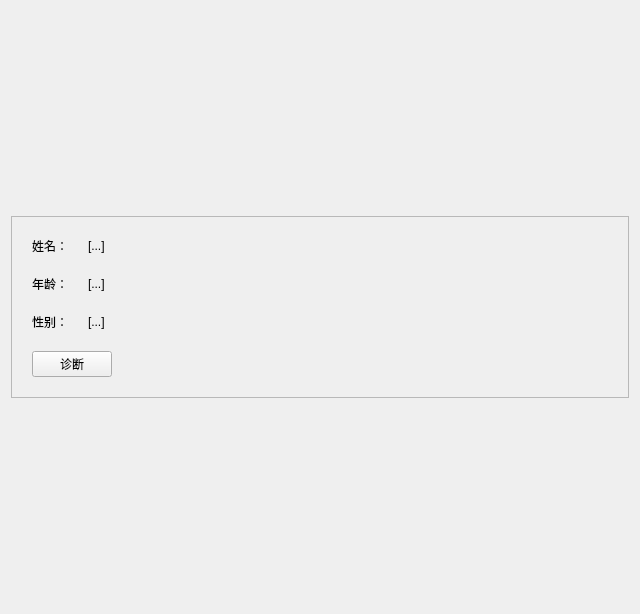
<?xml version="1.0" encoding="UTF-8"?>
<ui version="4.0">
 <class>PatientCard</class>
 <widget class="QWidget" name="PatientCard">
  <property name="geometry">
   <rect>
    <x>0</x>
    <y>0</y>
    <width>640</width>
    <height>614</height>
   </rect>
  </property>
  <property name="windowTitle">
   <string>Form</string>
  </property>
  <layout class="QVBoxLayout" name="verticalLayout">
   <item>
    <widget class="QFrame" name="CardFrame">
     <property name="sizePolicy">
      <sizepolicy hsizetype="Expanding" vsizetype="Fixed">
       <horstretch>0</horstretch>
       <verstretch>0</verstretch>
      </sizepolicy>
     </property>
     <property name="styleSheet">
      <string notr="true"/>
     </property>
     <property name="frameShape">
      <enum>QFrame::StyledPanel</enum>
     </property>
     <property name="frameShadow">
      <enum>QFrame::Raised</enum>
     </property>
     <property name="class" stdset="0">
      <string>cardFrame</string>
     </property>
     <layout class="QHBoxLayout" name="horizontalLayout">
      <property name="spacing">
       <number>20</number>
      </property>
      <property name="leftMargin">
       <number>20</number>
      </property>
      <property name="topMargin">
       <number>20</number>
      </property>
      <property name="rightMargin">
       <number>20</number>
      </property>
      <property name="bottomMargin">
       <number>20</number>
      </property>
      <item>
       <layout class="QVBoxLayout" name="verticalLayout_2">
        <item>
         <layout class="QFormLayout" name="formLayout">
          <property name="formAlignment">
           <set>Qt::AlignLeading|Qt::AlignLeft|Qt::AlignVCenter</set>
          </property>
          <property name="horizontalSpacing">
           <number>20</number>
          </property>
          <property name="verticalSpacing">
           <number>20</number>
          </property>
          <item row="0" column="0">
           <widget class="QLabel" name="ShowText_1">
            <property name="text">
             <string>姓名：</string>
            </property>
           </widget>
          </item>
          <item row="0" column="1">
           <widget class="QLabel" name="label_4">
            <property name="text">
             <string>[...]</string>
            </property>
           </widget>
          </item>
          <item row="1" column="0">
           <widget class="QLabel" name="ShowText_2">
            <property name="text">
             <string>年龄：</string>
            </property>
           </widget>
          </item>
          <item row="1" column="1">
           <widget class="QLabel" name="label_5">
            <property name="text">
             <string>[...]</string>
            </property>
           </widget>
          </item>
          <item row="2" column="0">
           <widget class="QLabel" name="ShowText_3">
            <property name="text">
             <string>性别：</string>
            </property>
           </widget>
          </item>
          <item row="2" column="1">
           <widget class="QLabel" name="label_6">
            <property name="text">
             <string>[...]</string>
            </property>
           </widget>
          </item>
         </layout>
        </item>
        <item>
         <widget class="QPushButton" name="DetailBtn">
          <property name="text">
           <string>诊断</string>
          </property>
         </widget>
        </item>
       </layout>
      </item>
      <item>
       <spacer name="horizontalSpacer">
        <property name="orientation">
         <enum>Qt::Horizontal</enum>
        </property>
        <property name="sizeHint" stdset="0">
         <size>
          <width>40</width>
          <height>20</height>
         </size>
        </property>
       </spacer>
      </item>
      <item>
       <widget class="QLabel" name="Photo">
        <property name="text">
         <string/>
        </property>
        <property name="pixmap">
         <pixmap resource="../res.qrc">:/img/picture/DefaultPhoto.jpg</pixmap>
        </property>
        <property name="scaledContents">
         <bool>true</bool>
        </property>
       </widget>
      </item>
     </layout>
    </widget>
   </item>
  </layout>
 </widget>
 <resources>
  <include location="../res.qrc"/>
 </resources>
 <connections/>
</ui>
